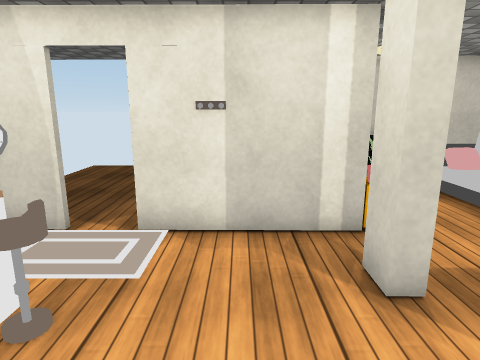
View 1 (above)

16 first-person views from a walk through a scene from a Unity 3-D project. The camera is 1.4 m above the floor, tilts 12° down and sees 75° across. Doors are open. The floor is counted in squares, 0.5 m on a side. Each view is taken from the middle of a square. On the plan, view 1 faces up. The plan holds only what a view shows up to about 20 squares ahead; the rest is blank. The place goes on beyond the plan. The player is left out. Some surface patterns are stand-ins.

View 2
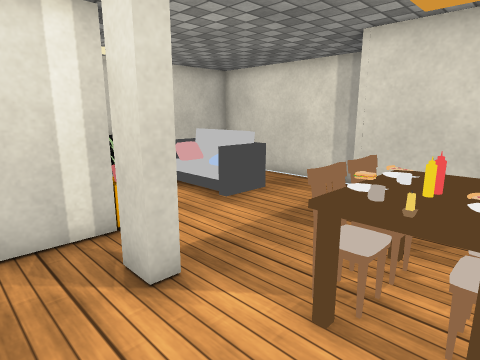

View 3
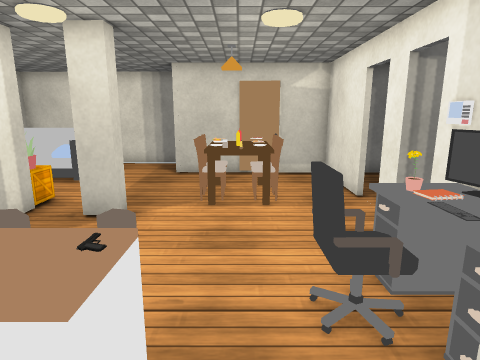

View 4
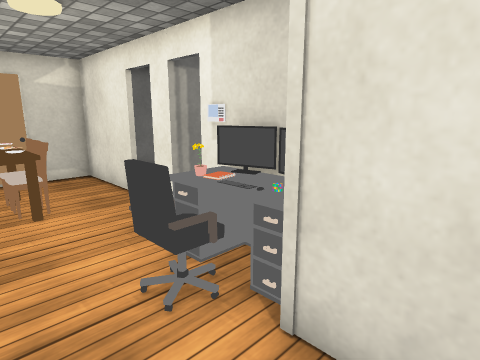

View 5
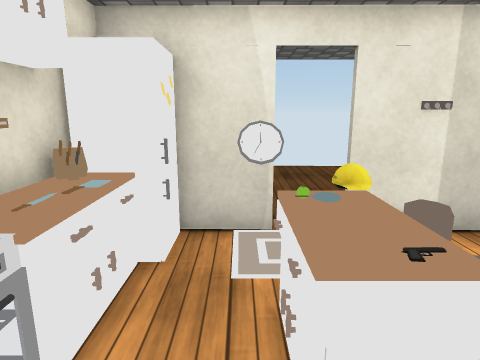

View 6
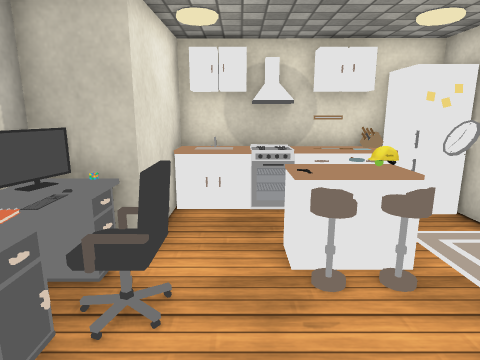

View 7
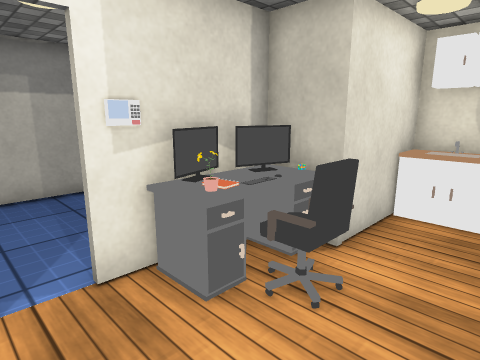

View 8
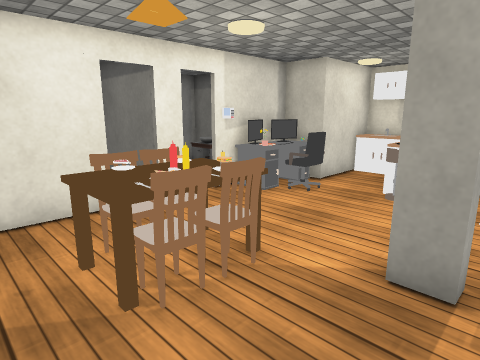

View 9
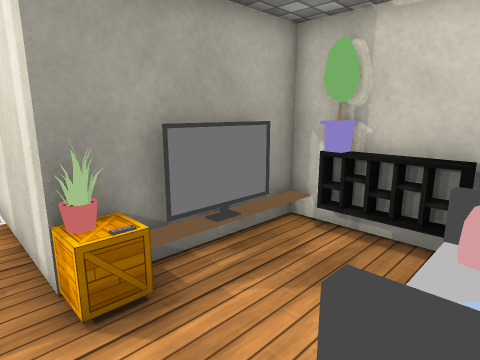

View 10
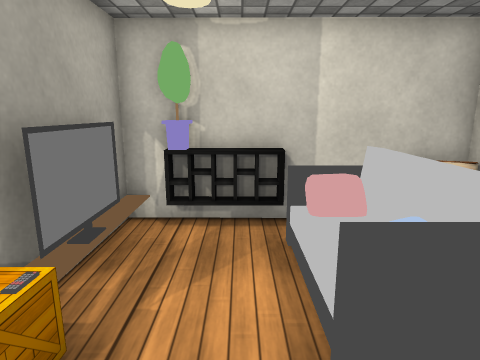

View 11
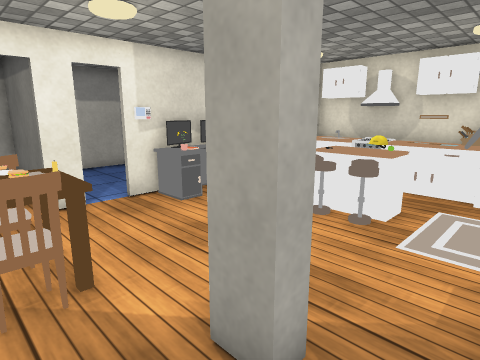

View 12
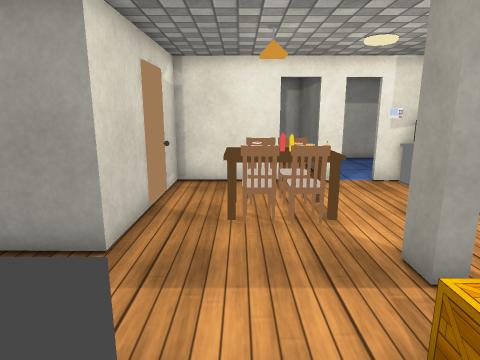

View 13
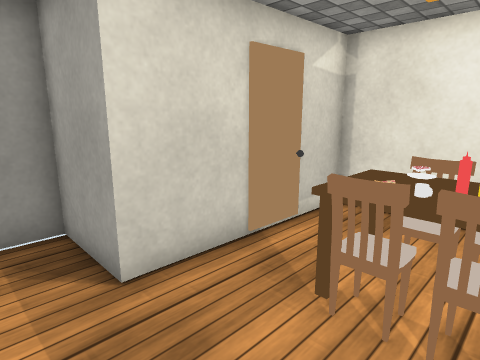

View 14
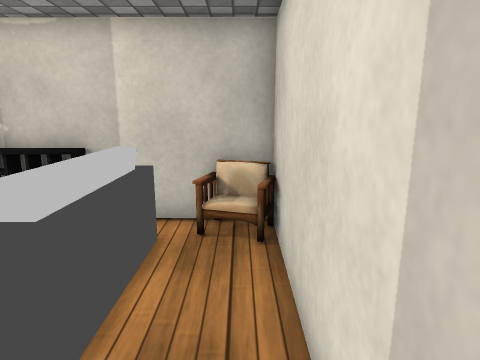

View 15
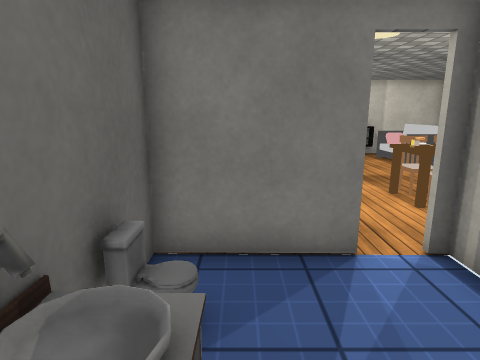

View 16
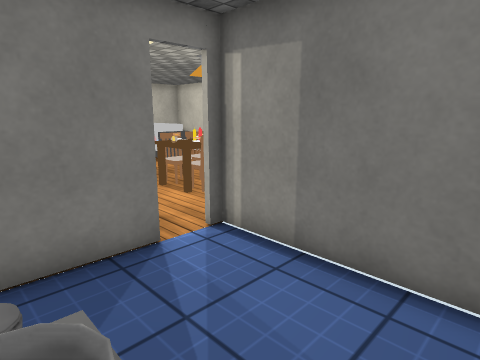

### Floor plan
Key: @ floor where view 1 was taken; # wall or solid block; . floor; D open door; = window, fence, low wall or low ledge; B bookshelf; S sofa; P pillow; A box; F flower; C clock; H chair; T table; M computer; R fridge; E oven; I sink; G TV; O other object.
Columns run from 8 left of view 1 to 12 right of it. Each row starts with its distance up from view 1.
 13            #FB######
 12            #FFBB S###
 11            # .. PS..#
 10            G....=#..#
  9            # ..  #..#
  8           ##A..#PS..#
  7  R##DD#####FF.......#
  6 #RRCC...............#
  5 OO.C......##........#
  4 OO.=OH....##.....####
  3 ##.=OH...........#
  2 EE.=OH.....THOH..#
  1 #E.........OOTT..#
  0 II...HHH@..THHH..#
 -1 #####HTT.........#
 -2     #MOF.........#
 -3     ####ODDDD#####
 -4     #.....#
 -5     #O....#
 -6     #I....#
 -7     #II...#
 -8     #II...#
 -9     #.....#
-10     #######

Positions as (right, up) in squares from view 1, and headings:
1: (0, 0), facing up
2: (0, 0), facing up-right
3: (-6, 1), facing right
4: (-6, 2), facing down-right
5: (-5, 0), facing up
6: (2, 1), facing left
7: (2, 2), facing down-left
8: (8, 6), facing down-left
9: (8, 6), facing up-left
10: (6, 5), facing up
11: (5, 7), facing down-left
12: (6, 10), facing down
13: (4, 6), facing down-right
14: (11, 5), facing up
15: (-2, -9), facing up
16: (-3, -9), facing up-right
